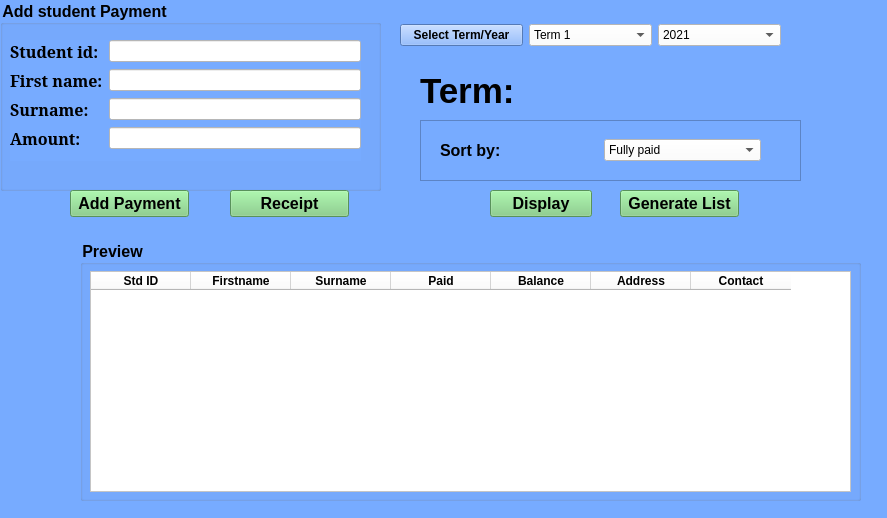
<?xml version="1.0" encoding="UTF-8"?>
<ui version="4.0">
 <class>AddStudentForm</class>
 <widget class="QWidget" name="AddStudentForm">
  <property name="geometry">
   <rect>
    <x>0</x>
    <y>0</y>
    <width>887</width>
    <height>518</height>
   </rect>
  </property>
  <property name="windowTitle">
   <string>Manage Accounts</string>
  </property>
  <property name="styleSheet">
   <string notr="true">background-color: rgb(119, 171, 255);</string>
  </property>
  <widget class="QGroupBox" name="std_entry_form">
   <property name="geometry">
    <rect>
     <x>0</x>
     <y>0</y>
     <width>381</width>
     <height>191</height>
    </rect>
   </property>
   <property name="font">
    <font>
     <pointsize>12</pointsize>
     <weight>75</weight>
     <bold>true</bold>
    </font>
   </property>
   <property name="styleSheet">
    <string notr="true">background-color: rgb(119, 171, 255);</string>
   </property>
   <property name="title">
    <string>Add student Payment</string>
   </property>
   <widget class="QWidget" name="formLayoutWidget">
    <property name="geometry">
     <rect>
      <x>10</x>
      <y>40</y>
      <width>351</width>
      <height>121</height>
     </rect>
    </property>
    <property name="styleSheet">
     <string notr="true">background-color: rgb(119, 171, 255);</string>
    </property>
    <layout class="QFormLayout" name="formLayout">
     <item row="0" column="0">
      <widget class="QLabel" name="label_7">
       <property name="font">
        <font>
         <family>MS Serif</family>
         <pointsize>12</pointsize>
         <weight>75</weight>
         <bold>true</bold>
        </font>
       </property>
       <property name="styleSheet">
        <string notr="true">background-color: rgb(119, 171, 255);</string>
       </property>
       <property name="text">
        <string>Student id:</string>
       </property>
      </widget>
     </item>
     <item row="0" column="1">
      <widget class="QLineEdit" name="lineEdit_3">
       <property name="styleSheet">
        <string notr="true">background-color: rgb(255, 255, 255);</string>
       </property>
      </widget>
     </item>
     <item row="1" column="0">
      <widget class="QLabel" name="label">
       <property name="font">
        <font>
         <family>MS Serif</family>
         <pointsize>12</pointsize>
         <weight>75</weight>
         <bold>true</bold>
        </font>
       </property>
       <property name="styleSheet">
        <string notr="true">background-color: rgb(119, 171, 255);</string>
       </property>
       <property name="text">
        <string>First name:</string>
       </property>
      </widget>
     </item>
     <item row="1" column="1">
      <widget class="QLineEdit" name="lineEdit">
       <property name="styleSheet">
        <string notr="true">background-color: rgb(255, 255, 255);</string>
       </property>
      </widget>
     </item>
     <item row="2" column="0">
      <widget class="QLabel" name="label_4">
       <property name="font">
        <font>
         <family>MS Serif</family>
         <pointsize>12</pointsize>
         <weight>75</weight>
         <bold>true</bold>
        </font>
       </property>
       <property name="styleSheet">
        <string notr="true">background-color: rgb(119, 171, 255);</string>
       </property>
       <property name="text">
        <string>Surname:</string>
       </property>
      </widget>
     </item>
     <item row="2" column="1">
      <widget class="QLineEdit" name="lineEdit_2">
       <property name="styleSheet">
        <string notr="true">background-color: rgb(255, 255, 255);</string>
       </property>
      </widget>
     </item>
     <item row="3" column="0">
      <widget class="QLabel" name="label_5">
       <property name="font">
        <font>
         <family>MS Serif</family>
         <pointsize>12</pointsize>
         <weight>75</weight>
         <bold>true</bold>
        </font>
       </property>
       <property name="styleSheet">
        <string notr="true">background-color: rgb(119, 171, 255);</string>
       </property>
       <property name="text">
        <string>Amount:</string>
       </property>
      </widget>
     </item>
     <item row="3" column="1">
      <widget class="QLineEdit" name="lineEdit_5">
       <property name="styleSheet">
        <string notr="true">background-color: rgb(255, 255, 255);</string>
       </property>
      </widget>
     </item>
    </layout>
   </widget>
  </widget>
  <widget class="QGroupBox" name="prt_enrty_form">
   <property name="geometry">
    <rect>
     <x>80</x>
     <y>240</y>
     <width>781</width>
     <height>261</height>
    </rect>
   </property>
   <property name="font">
    <font>
     <pointsize>12</pointsize>
     <weight>75</weight>
     <bold>true</bold>
    </font>
   </property>
   <property name="styleSheet">
    <string notr="true">background-color: rgb(119, 171, 255);</string>
   </property>
   <property name="title">
    <string>Preview</string>
   </property>
   <widget class="QTableWidget" name="tableWidget">
    <property name="geometry">
     <rect>
      <x>10</x>
      <y>31</y>
      <width>761</width>
      <height>221</height>
     </rect>
    </property>
    <property name="styleSheet">
     <string notr="true">background-color: rgb(255, 255, 255);</string>
    </property>
    <column>
     <property name="text">
      <string>Std ID</string>
     </property>
     <property name="font">
      <font>
       <weight>75</weight>
       <bold>true</bold>
      </font>
     </property>
    </column>
    <column>
     <property name="text">
      <string>Firstname</string>
     </property>
     <property name="font">
      <font>
       <weight>75</weight>
       <bold>true</bold>
      </font>
     </property>
    </column>
    <column>
     <property name="text">
      <string>Surname</string>
     </property>
     <property name="font">
      <font>
       <weight>75</weight>
       <bold>true</bold>
      </font>
     </property>
    </column>
    <column>
     <property name="text">
      <string>Paid</string>
     </property>
     <property name="font">
      <font>
       <weight>75</weight>
       <bold>true</bold>
      </font>
     </property>
    </column>
    <column>
     <property name="text">
      <string>Balance</string>
     </property>
     <property name="font">
      <font>
       <weight>75</weight>
       <bold>true</bold>
      </font>
     </property>
    </column>
    <column>
     <property name="text">
      <string>Address</string>
     </property>
     <property name="font">
      <font>
       <weight>75</weight>
       <bold>true</bold>
      </font>
     </property>
    </column>
    <column>
     <property name="text">
      <string>Contact</string>
     </property>
     <property name="font">
      <font>
       <weight>75</weight>
       <bold>true</bold>
      </font>
     </property>
    </column>
   </widget>
  </widget>
  <widget class="QFrame" name="frame">
   <property name="geometry">
    <rect>
     <x>420</x>
     <y>120</y>
     <width>381</width>
     <height>61</height>
    </rect>
   </property>
   <property name="frameShape">
    <enum>QFrame::StyledPanel</enum>
   </property>
   <property name="frameShadow">
    <enum>QFrame::Raised</enum>
   </property>
   <widget class="QWidget" name="horizontalLayoutWidget">
    <property name="geometry">
     <rect>
      <x>20</x>
      <y>10</y>
      <width>321</width>
      <height>41</height>
     </rect>
    </property>
    <layout class="QHBoxLayout" name="horizontalLayout">
     <item>
      <widget class="QLabel" name="label_2">
       <property name="font">
        <font>
         <pointsize>12</pointsize>
         <weight>75</weight>
         <bold>true</bold>
        </font>
       </property>
       <property name="text">
        <string>Sort by: </string>
       </property>
      </widget>
     </item>
     <item>
      <widget class="QComboBox" name="comboBox_2">
       <property name="styleSheet">
        <string notr="true">background-color: rgb(255, 255, 255);</string>
       </property>
       <item>
        <property name="text">
         <string>Fully paid</string>
        </property>
       </item>
       <item>
        <property name="text">
         <string>Balances</string>
        </property>
       </item>
       <item>
        <property name="text">
         <string>No payment</string>
        </property>
       </item>
      </widget>
     </item>
    </layout>
   </widget>
  </widget>
  <widget class="QWidget" name="horizontalLayoutWidget_2">
   <property name="geometry">
    <rect>
     <x>400</x>
     <y>10</y>
     <width>381</width>
     <height>51</height>
    </rect>
   </property>
   <layout class="QHBoxLayout" name="horizontalLayout_2">
    <item>
     <widget class="QPushButton" name="pushButton_9">
      <property name="font">
       <font>
        <weight>75</weight>
        <bold>true</bold>
       </font>
      </property>
      <property name="text">
       <string>Select Term/Year</string>
      </property>
     </widget>
    </item>
    <item>
     <widget class="QComboBox" name="comboBox_3">
      <property name="styleSheet">
       <string notr="true">background-color: rgb(255, 255, 255);</string>
      </property>
      <item>
       <property name="text">
        <string>Term 1</string>
       </property>
      </item>
      <item>
       <property name="text">
        <string>Term 2</string>
       </property>
      </item>
      <item>
       <property name="text">
        <string>Term 3</string>
       </property>
      </item>
     </widget>
    </item>
    <item>
     <widget class="QComboBox" name="comboBox_4">
      <property name="styleSheet">
       <string notr="true">background-color: rgb(255, 255, 255);</string>
      </property>
      <item>
       <property name="text">
        <string>2021</string>
       </property>
      </item>
      <item>
       <property name="text">
        <string>2022</string>
       </property>
      </item>
      <item>
       <property name="text">
        <string>2023</string>
       </property>
      </item>
     </widget>
    </item>
   </layout>
  </widget>
  <widget class="QLabel" name="label_Term">
   <property name="geometry">
    <rect>
     <x>420</x>
     <y>70</y>
     <width>241</width>
     <height>41</height>
    </rect>
   </property>
   <property name="font">
    <font>
     <pointsize>26</pointsize>
     <weight>75</weight>
     <bold>true</bold>
    </font>
   </property>
   <property name="styleSheet">
    <string notr="true">background-color: rgb(119, 171, 255);</string>
   </property>
   <property name="text">
    <string>Term: </string>
   </property>
  </widget>
  <widget class="QPushButton" name="pushButton_5">
   <property name="geometry">
    <rect>
     <x>70</x>
     <y>190</y>
     <width>119</width>
     <height>27</height>
    </rect>
   </property>
   <property name="font">
    <font>
     <pointsize>12</pointsize>
     <weight>75</weight>
     <bold>true</bold>
    </font>
   </property>
   <property name="styleSheet">
    <string notr="true">background-color: rgb(125, 205, 127);</string>
   </property>
   <property name="text">
    <string>Add Payment</string>
   </property>
  </widget>
  <widget class="QPushButton" name="pushButton_6">
   <property name="geometry">
    <rect>
     <x>230</x>
     <y>190</y>
     <width>119</width>
     <height>27</height>
    </rect>
   </property>
   <property name="font">
    <font>
     <pointsize>12</pointsize>
     <weight>75</weight>
     <bold>true</bold>
    </font>
   </property>
   <property name="styleSheet">
    <string notr="true">background-color: rgb(125, 205, 127);</string>
   </property>
   <property name="text">
    <string>Receipt</string>
   </property>
  </widget>
  <widget class="QPushButton" name="pushButton_8">
   <property name="geometry">
    <rect>
     <x>490</x>
     <y>190</y>
     <width>102</width>
     <height>27</height>
    </rect>
   </property>
   <property name="font">
    <font>
     <pointsize>12</pointsize>
     <weight>75</weight>
     <bold>true</bold>
    </font>
   </property>
   <property name="styleSheet">
    <string notr="true">background-color: rgb(125, 205, 127);</string>
   </property>
   <property name="text">
    <string>Display</string>
   </property>
  </widget>
  <widget class="QPushButton" name="pushButton_4">
   <property name="geometry">
    <rect>
     <x>620</x>
     <y>190</y>
     <width>119</width>
     <height>27</height>
    </rect>
   </property>
   <property name="font">
    <font>
     <pointsize>12</pointsize>
     <weight>75</weight>
     <bold>true</bold>
    </font>
   </property>
   <property name="styleSheet">
    <string notr="true">background-color: rgb(125, 205, 127);</string>
   </property>
   <property name="text">
    <string>Generate List</string>
   </property>
  </widget>
 </widget>
 <resources/>
 <connections/>
</ui>
